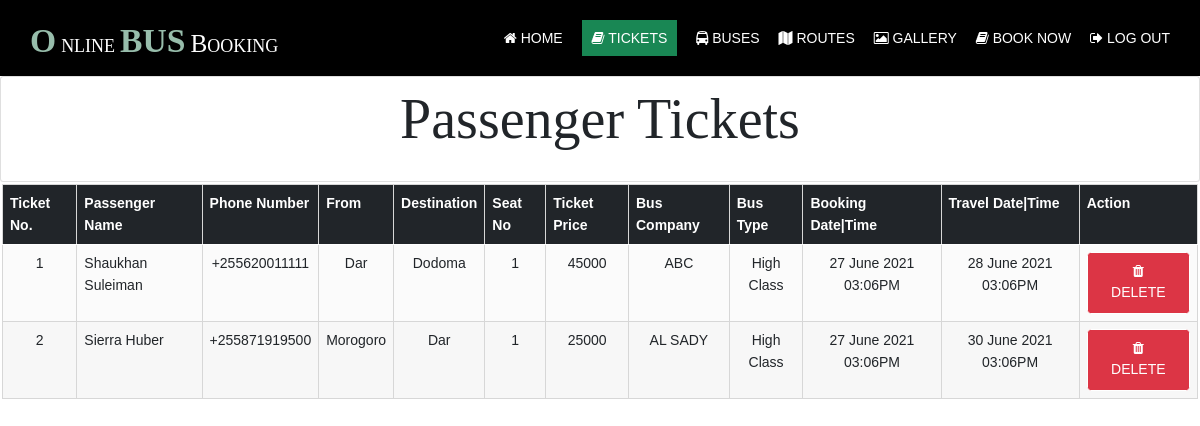
The app's page /admin/ (signed in) with its own data.
### tables this page shows
CREATE TABLE `tickets` (
  `ticketId` int(11) NOT NULL,
  `userId` bigint(13) NOT NULL,
  `busId` bigint(13) NOT NULL,
  `startFrom` varchar(255) NOT NULL,
  `destination` varchar(255) NOT NULL,
  `seatNo` int(10) NOT NULL,
  `Price` int(10) NOT NULL,
  `bookingDate` datetime NOT NULL DEFAULT current_timestamp(),
  `travelDate` datetime NOT NULL,
  `status` varchar(10) NOT NULL
);

CREATE TABLE `users` (
  `userId` bigint(13) NOT NULL,
  `phoneEmail` varchar(255) NOT NULL,
  `password` varchar(255) NOT NULL,
  `firstName` varchar(255) NOT NULL,
  `lastName` varchar(255) NOT NULL,
  `phoneNumber` varchar(255) NOT NULL,
  `role` varchar(50) NOT NULL DEFAULT 'USER',
  `status` tinyint(1) NOT NULL DEFAULT 1
);

CREATE TABLE `buses` (
  `busId` bigint(13) NOT NULL,
  `name` varchar(255) NOT NULL,
  `startFrom` varchar(255) NOT NULL,
  `destination` varchar(255) NOT NULL,
  `busType` varchar(30) NOT NULL,
  `noSeats` int(11) NOT NULL,
  `plateNo` varchar(13) NOT NULL,
  `busPhone` int(11) NOT NULL,
  `farePrice` int(11) NOT NULL,
  `busPhoto` varchar(255) NOT NULL,
  `status` tinyint(1) NOT NULL DEFAULT 1
);

### admin/index.php (the view, shortened to what this page needs)
<?php
require('../includes/db.php');
?>
<!DOCTYPE html>
<html lang="en">
<head>
    <link rel="stylesheet" href="../assets/css/bootstrap.css" media="all">
    <link rel="stylesheet" href="../assets/css/layout.css" type="text/css">
</head>
<body>
    <div class="wrapper row1">
        <header id="header" class="hoc clear">
            <div id="logo" class="fl_left">
                <h1 class="logoname"><a href="./">Online<span>bus</span>Booking</a></h1>
            </div>
            <nav id="mainav" class="fl_right">
                <ul class="clear">
                    <li><a href="../index.php"><i class="fa fa-home" aria-hidden="true"></i> Home</a></li>
                    <li class="active"><a href="./"><i class="fa fa-book" aria-hidden="true"></i> Tickets</a></li>
                    <li><a href="buses.php"><i class="fa fa-bus" aria-hidden="true"></i> Buses</a></li>
                    <li><a href="routes.php"><i class="fa fa-map" aria-hidden="true"></i> Routes</a></li>
                    <li><a href="../gallery.php"><i class="fa fa-photo" aria-hidden="true"></i> Gallery</a></li>
                    <li><a href="../book.php"><i class="fa fa-book" aria-hidden="true"></i> Book Now</a></li>
                    <li><a href="../login.php"><i class="fa fa-sign-out" aria-hidden="true"></i> Log Out</a></li>
                </ul>
            </nav>
        </header>
    </div>
    <div class="row">
        <div class="container-fluid">
            <div class="card">
                <div class="row hoc">
                    <h1 class="heading" style="font-size: 4em; padding:10px">Passenger Tickets</h1>
                </div>
            </div>
            <div class="row d-flex justify-content-center" style="padding: 0 10 10 10; margin:2px">
                <table class="table table-hover table-center table-responsive">
                    <thead>
                        <tr class="bg-dark">
                            <th scope="col">Ticket No.</th>
                            <th scope="col">Passenger Name</th>
                            <th scope="col">Phone Number</th>
                            <th scope="col">From</th>
                            <th scope="col">Destination</th>
                            <th scope="col">Seat No</th>
                            <th scope="col">Ticket Price</th>
                            <th scope="col">Bus Company</th>
                            <th scope="col">Bus Type</th>
                            <th scope="col">Booking Date|Time</th>
                            <th scope="col">Travel Date|Time</th>
                            <th scope="col">Action</th>
                        </tr>
                    </thead>
                    <tbody>
                        <?php
                        $list = $db->prepare('SELECT * FROM `tickets` JOIN `users` ON `tickets`.`userId` = `users`.`userId` JOIN `buses` ON `tickets`.`busId` = `buses`.`busId`');
                        $list->execute();
                        $counter = 0;
                        while ($tickets = $list->fetch(PDO::FETCH_ASSOC)) {
                            $counter++;
                            echo '<tr>';
                        ?>
                            <td>
                                <center><?php echo $counter; ?></center>
                            </td>
                            <td>
                                <?php echo  $tickets['firstName'] . " " . $tickets['lastName']; ?>
                            </td>
                            <td>
                                <center><?php echo  $tickets['phoneNumber']; ?></center>
                            </td>
                            <td>
                                <center><?php echo  $tickets['startFrom']; ?></center>
                            </td>
                            <td>
                                <center><?php echo  $tickets['destination']; ?></center>
                            </td>
                            <td>
                                <center><?php echo  $tickets['seatNo']; ?></center>
                            </td>
                            <td>
                                <center><?php echo  $tickets['farePrice']; ?></center>
                            </td>
                            <td>
                                <center><?php echo  $tickets['name']; ?></center>
                            </td>
                            <td>
                                <center><?php echo  $tickets['busType']; ?></center>
                            </td>
                            <td>
                                <center><?php echo date('d F Y h:mA', strtotime($tickets['bookingDate'])); ?></center>
                            </td>
                            <td>
                                <center><?php echo  date('d F Y h:mA', strtotime($tickets['travelDate'])); ?></center>
                            </td>
                            <td>
                                <center>
                                    <a class="btn btn-danger" href="index?del=<?php echo  $tickets['ticketId']; ?>"><i class="fa fa-trash" aria-hidden="true"></i> Delete</a>
                                </center>
                            </td>
                        <?php
                            echo '</tr>';
                        }
                        ?>
                    </tbody>
                </table>
            </div>
        </div>
    </div>
</body>
</html>

### assets/css/layout.css (style rules this page uses)
#header #logo { margin: 22px 0 0 0; }
*, *::before, *::after { transition: all .3s ease-in-out; }
nav ul, nav ol { margin: 0; padding: 0; list-style: none; }
#mainav, #breadcrumb, .sidebar nav { line-height: normal; }
#mainav ul { text-transform: uppercase; }
#mainav li { display: inline-block; position: relative; margin: 0 15px 0 0; padding: 0; }
#mainav li:last-child { margin-right: 0; }
#mainav li a { display: block; padding: 30px 0; }
table, th, td { border: 1px solid; border-collapse: collapse; vertical-align: top; }
table, th { table-layout: auto; }
table { width: 100%; margin-bottom: 15px; }
th, td { padding: 5px 8px; }
td { border-width: 0 1px; }
body { background-color: #ededed; }
a { color: #97A9BD; }
.logoname a { color: #FFFFFF; }
.logoname::first-letter, .logoname span { color: #97BDAB; }
.row1 { color: #FFFFFF; background-color: #000000; }
#header #logo a { color: inherit; }
#mainav li a { color: inherit; }
#mainav .active a, #mainav a:hover, #mainav li:hover>a { color: #FFFFFF; background-color: #198754; padding: 10px; }
table, th, td, #comments .avatar, #comments input, #comments textarea { border-color: #D7D7D7; }
th { color: #FFFFFF; background-color: #373737; }
tr, #comments li, #comments input[type="submit"], #comments input[type="reset"] { color: inherit; background-color: #FBFBFB; }
tr:nth-child(even), #comments li:nth-child(even) { color: inherit; background-color: #F7F7F7; }
table a, #comments a { background-color: inherit; }
@media screen and (min-width:1140px) { .hoc { max-width: 1140px; } }

### assets/css/framework.css (style rules this page uses)
html { overflow-y: scroll; overflow-x: hidden; }
html, body { margin: 0; padding: 0; font-size: 14px; line-height: 1.6em; }
*, *::before, *::after { box-sizing: border-box; }
.logoname { margin: 0; padding: 0; font-size: 1.8rem; font-variant: small-caps; }
.logoname::first-letter, .logoname span { margin: 0 5px; font-size: 2.4rem; font-weight: 700; text-transform: uppercase; }
.logoname::first-letter { margin-left: 0; }
.btn { display: inline-block; padding: 8px 18px 10px; text-transform: uppercase; border: 1px solid; }
.clear, .group { display: block; }
.clear::before, .clear::after, .group::before, .group::after { display: table; content: ""; }
.clear, .clear::after, .group, .group::after { clear: both; }
a { outline: none; text-decoration: none; }
.fl_left, .imgl { float: left; }
.fl_right, .imgr { float: right; }
body, input, textarea, select { font-family: Verdana, Geneva, sans-serif; }
h1, h2, h3, h4, h5, h6, .heading { font-family: Georgia, "Times New Roman", Times, serif; }
::placeholder { opacity: 1; }
h1, h2, h3, h4, h5, h6, .heading { margin: 0 0 20px 0; font-size: 1.4rem; line-height: normal; font-weight: normal; text-transform: capitalize; }
.wrapper { display: block; position: relative; width: 100%; margin: 0; padding: 0; text-align: left; word-wrap: break-word; }
.hoc { display: block; margin: 0 auto; }
address, article, aside, figcaption, figure, footer, header, main, nav, section { display: block; margin: 0; padding: 0; }

### admin/index.php (style rules this page uses)
body { background-color: #FFF !important; }

### records on screen
tickets: userId.firstName "Shaukhan", userId.lastName "Suleiman", userId.phoneNumber "+255620011111", busId.startFrom "Dar", busId.destination "Dodoma", seatNo "1", busId.farePrice "45000", busId.name "ABC", busId.busType "High Class", bookingDate "27 June 2021 03:06PM", travelDate "28 June 2021 03:06PM"
tickets: userId.firstName "Sierra", userId.lastName "Huber", userId.phoneNumber "+255871919500", busId.startFrom "Morogoro", busId.destination "Dar", seatNo "1", busId.farePrice "25000", busId.name "AL SADY", busId.busType "High Class", bookingDate "27 June 2021 03:06PM", travelDate "30 June 2021 03:06PM"
